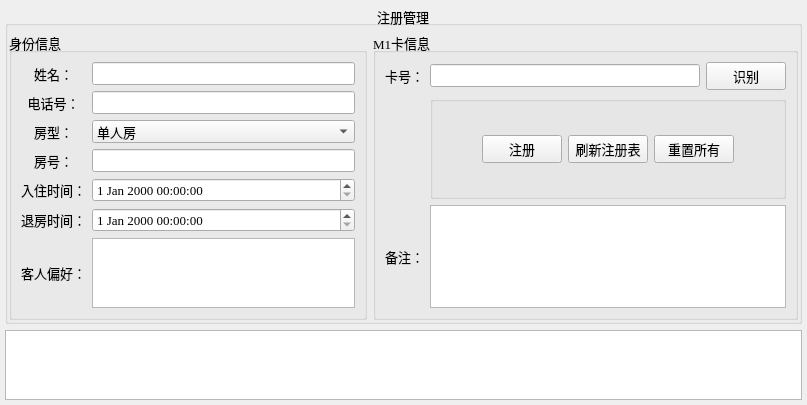
<?xml version="1.0" encoding="UTF-8"?>
<ui version="4.0">
 <class>RegistorWidget</class>
 <widget class="QWidget" name="RegistorWidget">
  <property name="geometry">
   <rect>
    <x>0</x>
    <y>0</y>
    <width>807</width>
    <height>360</height>
   </rect>
  </property>
  <property name="windowTitle">
   <string>Form</string>
  </property>
  <layout class="QVBoxLayout" name="verticalLayout_2">
   <property name="leftMargin">
    <number>5</number>
   </property>
   <property name="topMargin">
    <number>5</number>
   </property>
   <property name="rightMargin">
    <number>5</number>
   </property>
   <property name="bottomMargin">
    <number>5</number>
   </property>
   <item>
    <widget class="QGroupBox" name="groupBox_4">
     <property name="font">
      <font>
       <family>Times New Roman</family>
       <pointsize>10</pointsize>
      </font>
     </property>
     <property name="title">
      <string>注册管理</string>
     </property>
     <property name="alignment">
      <set>Qt::AlignCenter</set>
     </property>
     <layout class="QVBoxLayout" name="verticalLayout_3">
      <property name="leftMargin">
       <number>1</number>
      </property>
      <property name="topMargin">
       <number>6</number>
      </property>
      <property name="rightMargin">
       <number>1</number>
      </property>
      <property name="bottomMargin">
       <number>1</number>
      </property>
      <item>
       <widget class="QFrame" name="frame">
        <property name="sizePolicy">
         <sizepolicy hsizetype="Preferred" vsizetype="Maximum">
          <horstretch>0</horstretch>
          <verstretch>0</verstretch>
         </sizepolicy>
        </property>
        <property name="maximumSize">
         <size>
          <width>16777215</width>
          <height>500</height>
         </size>
        </property>
        <property name="font">
         <font>
          <family>Times New Roman</family>
          <pointsize>10</pointsize>
         </font>
        </property>
        <layout class="QHBoxLayout" name="horizontalLayout_3">
         <property name="leftMargin">
          <number>0</number>
         </property>
         <property name="topMargin">
          <number>0</number>
         </property>
         <property name="rightMargin">
          <number>0</number>
         </property>
         <property name="bottomMargin">
          <number>0</number>
         </property>
         <item>
          <widget class="QGroupBox" name="groupBox">
           <property name="minimumSize">
            <size>
             <width>330</width>
             <height>0</height>
            </size>
           </property>
           <property name="font">
            <font>
             <family>Times New Roman</family>
             <pointsize>10</pointsize>
            </font>
           </property>
           <property name="title">
            <string>身份信息</string>
           </property>
           <layout class="QGridLayout" name="gridLayout">
            <item row="2" column="2">
             <widget class="QComboBox" name="comboBox_RoomType">
              <property name="font">
               <font>
                <family>Times New Roman</family>
                <pointsize>10</pointsize>
               </font>
              </property>
              <item>
               <property name="text">
                <string>单人房</string>
               </property>
              </item>
              <item>
               <property name="text">
                <string>双人房</string>
               </property>
              </item>
              <item>
               <property name="text">
                <string>大床房</string>
               </property>
              </item>
             </widget>
            </item>
            <item row="2" column="0">
             <widget class="QLabel" name="label_RoomType">
              <property name="font">
               <font>
                <family>Times New Roman</family>
                <pointsize>10</pointsize>
               </font>
              </property>
              <property name="text">
               <string>房型：</string>
              </property>
              <property name="textFormat">
               <enum>Qt::AutoText</enum>
              </property>
              <property name="alignment">
               <set>Qt::AlignCenter</set>
              </property>
             </widget>
            </item>
            <item row="1" column="2">
             <widget class="QLineEdit" name="lineEdit_IdCard"/>
            </item>
            <item row="6" column="2">
             <widget class="QTextEdit" name="textEdit_PersonMark">
              <property name="font">
               <font>
                <family>Times New Roman</family>
                <pointsize>10</pointsize>
               </font>
              </property>
              <property name="html">
               <string>&lt;!DOCTYPE HTML PUBLIC &quot;-//W3C//DTD HTML 4.0//EN&quot; &quot;http://www.w3.org/TR/REC-html40/strict.dtd&quot;&gt;
&lt;html&gt;&lt;head&gt;&lt;meta name=&quot;qrichtext&quot; content=&quot;1&quot; /&gt;&lt;style type=&quot;text/css&quot;&gt;
p, li { white-space: pre-wrap; }
&lt;/style&gt;&lt;/head&gt;&lt;body style=&quot; font-family:'Times New Roman'; font-size:10pt; font-weight:400; font-style:normal;&quot;&gt;
&lt;p style=&quot;-qt-paragraph-type:empty; margin-top:0px; margin-bottom:0px; margin-left:0px; margin-right:0px; -qt-block-indent:0; text-indent:0px;&quot;&gt;&lt;br /&gt;&lt;/p&gt;
&lt;p style=&quot;-qt-paragraph-type:empty; margin-top:0px; margin-bottom:0px; margin-left:0px; margin-right:0px; -qt-block-indent:0; text-indent:0px;&quot;&gt;&lt;br /&gt;&lt;/p&gt;&lt;/body&gt;&lt;/html&gt;</string>
              </property>
             </widget>
            </item>
            <item row="4" column="0">
             <widget class="QLabel" name="label_checkInTime">
              <property name="text">
               <string>入住时间：</string>
              </property>
              <property name="alignment">
               <set>Qt::AlignCenter</set>
              </property>
             </widget>
            </item>
            <item row="1" column="0">
             <widget class="QLabel" name="label_IdCard">
              <property name="text">
               <string>电话号：</string>
              </property>
              <property name="alignment">
               <set>Qt::AlignCenter</set>
              </property>
             </widget>
            </item>
            <item row="6" column="0">
             <widget class="QLabel" name="Label_PersonMark">
              <property name="font">
               <font>
                <family>Times New Roman</family>
                <pointsize>10</pointsize>
               </font>
              </property>
              <property name="text">
               <string>客人偏好：</string>
              </property>
              <property name="alignment">
               <set>Qt::AlignCenter</set>
              </property>
             </widget>
            </item>
            <item row="0" column="0">
             <widget class="QLabel" name="label">
              <property name="font">
               <font>
                <family>Times New Roman</family>
                <pointsize>10</pointsize>
               </font>
              </property>
              <property name="text">
               <string>姓名：</string>
              </property>
              <property name="alignment">
               <set>Qt::AlignCenter</set>
              </property>
             </widget>
            </item>
            <item row="0" column="2">
             <widget class="QLineEdit" name="lineEdit_Name">
              <property name="font">
               <font>
                <family>Times New Roman</family>
                <pointsize>10</pointsize>
               </font>
              </property>
             </widget>
            </item>
            <item row="3" column="2">
             <widget class="QLineEdit" name="lineEdit_RoomId"/>
            </item>
            <item row="3" column="0">
             <widget class="QLabel" name="label_2">
              <property name="text">
               <string>房号：</string>
              </property>
              <property name="alignment">
               <set>Qt::AlignCenter</set>
              </property>
             </widget>
            </item>
            <item row="4" column="2">
             <widget class="QDateTimeEdit" name="dateTimeEdit_checkInTime"/>
            </item>
            <item row="5" column="2">
             <widget class="QDateTimeEdit" name="dateTimeEdit_checkOutTime"/>
            </item>
            <item row="5" column="0">
             <widget class="QLabel" name="label_checkOutTime">
              <property name="text">
               <string>退房时间：</string>
              </property>
             </widget>
            </item>
           </layout>
          </widget>
         </item>
         <item>
          <layout class="QVBoxLayout" name="verticalLayout">
           <property name="spacing">
            <number>0</number>
           </property>
           <item>
            <widget class="QGroupBox" name="groupBox_2">
             <property name="sizePolicy">
              <sizepolicy hsizetype="Preferred" vsizetype="Minimum">
               <horstretch>0</horstretch>
               <verstretch>0</verstretch>
              </sizepolicy>
             </property>
             <property name="minimumSize">
              <size>
               <width>330</width>
               <height>0</height>
              </size>
             </property>
             <property name="font">
              <font>
               <family>Times New Roman</family>
               <pointsize>10</pointsize>
              </font>
             </property>
             <property name="title">
              <string>M1卡信息</string>
             </property>
             <layout class="QGridLayout" name="gridLayout_2">
              <item row="3" column="0">
               <widget class="QLabel" name="label_6">
                <property name="font">
                 <font>
                  <family>Times New Roman</family>
                  <pointsize>10</pointsize>
                 </font>
                </property>
                <property name="text">
                 <string>备注：</string>
                </property>
                <property name="alignment">
                 <set>Qt::AlignCenter</set>
                </property>
               </widget>
              </item>
              <item row="0" column="0">
               <widget class="QLabel" name="label_4">
                <property name="font">
                 <font>
                  <family>Times New Roman</family>
                  <pointsize>10</pointsize>
                 </font>
                </property>
                <property name="text">
                 <string>卡号：</string>
                </property>
                <property name="alignment">
                 <set>Qt::AlignCenter</set>
                </property>
               </widget>
              </item>
              <item row="3" column="1">
               <widget class="QTextEdit" name="textEdit_CardMark">
                <property name="sizePolicy">
                 <sizepolicy hsizetype="Expanding" vsizetype="Ignored">
                  <horstretch>0</horstretch>
                  <verstretch>0</verstretch>
                 </sizepolicy>
                </property>
                <property name="font">
                 <font>
                  <family>Times New Roman</family>
                  <pointsize>10</pointsize>
                 </font>
                </property>
               </widget>
              </item>
              <item row="0" column="1">
               <layout class="QHBoxLayout" name="horizontalLayout_2">
                <item>
                 <widget class="QLineEdit" name="lineEdit_CardId">
                  <property name="font">
                   <font>
                    <family>Times New Roman</family>
                    <pointsize>10</pointsize>
                   </font>
                  </property>
                  <property name="readOnly">
                   <bool>true</bool>
                  </property>
                 </widget>
                </item>
                <item>
                 <widget class="QPushButton" name="btn_Inventory">
                  <property name="font">
                   <font>
                    <family>Times New Roman</family>
                    <pointsize>10</pointsize>
                   </font>
                  </property>
                  <property name="text">
                   <string>识别</string>
                  </property>
                 </widget>
                </item>
               </layout>
              </item>
              <item row="1" column="1">
               <widget class="QGroupBox" name="groupBox_3">
                <property name="sizePolicy">
                 <sizepolicy hsizetype="Preferred" vsizetype="Ignored">
                  <horstretch>0</horstretch>
                  <verstretch>0</verstretch>
                 </sizepolicy>
                </property>
                <property name="font">
                 <font>
                  <family>Times New Roman</family>
                  <pointsize>10</pointsize>
                 </font>
                </property>
                <property name="title">
                 <string/>
                </property>
                <layout class="QHBoxLayout" name="horizontalLayout">
                 <item>
                  <spacer name="horizontalSpacer">
                   <property name="font">
                    <font>
                     <family>Times New Roman</family>
                     <pointsize>10</pointsize>
                    </font>
                   </property>
                   <property name="orientation">
                    <enum>Qt::Horizontal</enum>
                   </property>
                   <property name="sizeHint" stdset="0">
                    <size>
                     <width>40</width>
                     <height>20</height>
                    </size>
                   </property>
                  </spacer>
                 </item>
                 <item>
                  <widget class="QPushButton" name="btn_Register">
                   <property name="font">
                    <font>
                     <family>Times New Roman</family>
                     <pointsize>10</pointsize>
                    </font>
                   </property>
                   <property name="text">
                    <string>注册</string>
                   </property>
                  </widget>
                 </item>
                 <item>
                  <widget class="QPushButton" name="btn_Refresh">
                   <property name="font">
                    <font>
                     <family>Times New Roman</family>
                     <pointsize>10</pointsize>
                    </font>
                   </property>
                   <property name="text">
                    <string>刷新注册表</string>
                   </property>
                   <property name="autoDefault">
                    <bool>false</bool>
                   </property>
                  </widget>
                 </item>
                 <item>
                  <widget class="QPushButton" name="btn_Reset">
                   <property name="font">
                    <font>
                     <family>Times New Roman</family>
                     <pointsize>10</pointsize>
                    </font>
                   </property>
                   <property name="text">
                    <string>重置所有</string>
                   </property>
                  </widget>
                 </item>
                 <item>
                  <spacer name="horizontalSpacer_4">
                   <property name="font">
                    <font>
                     <family>Times New Roman</family>
                     <pointsize>10</pointsize>
                    </font>
                   </property>
                   <property name="orientation">
                    <enum>Qt::Horizontal</enum>
                   </property>
                   <property name="sizeHint" stdset="0">
                    <size>
                     <width>40</width>
                     <height>20</height>
                    </size>
                   </property>
                  </spacer>
                 </item>
                </layout>
               </widget>
              </item>
             </layout>
            </widget>
           </item>
          </layout>
         </item>
        </layout>
       </widget>
      </item>
     </layout>
    </widget>
   </item>
   <item>
    <widget class="QTableView" name="tableView"/>
   </item>
  </layout>
 </widget>
 <resources/>
 <connections/>
</ui>
